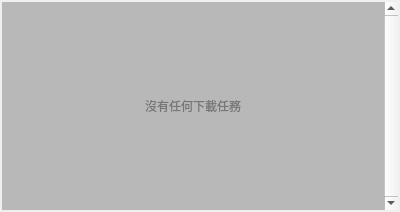
<?xml version="1.0" encoding="UTF-8"?>
<ui version="4.0">
 <class>DownloadManagerWidget</class>
 <widget class="QWidget" name="DownloadManagerWidget">
  <property name="geometry">
   <rect>
    <x>0</x>
    <y>0</y>
    <width>400</width>
    <height>212</height>
   </rect>
  </property>
  <property name="windowTitle">
   <string>Downloads</string>
  </property>
  <property name="styleSheet">
   <string notr="true">#DownloadManagerWidget {
    background: palette(button)
}</string>
  </property>
  <layout class="QVBoxLayout" name="m_topLevelLayout">
   <property name="sizeConstraint">
    <enum>QLayout::SetNoConstraint</enum>
   </property>
   <property name="leftMargin">
    <number>0</number>
   </property>
   <property name="topMargin">
    <number>0</number>
   </property>
   <property name="rightMargin">
    <number>0</number>
   </property>
   <property name="bottomMargin">
    <number>0</number>
   </property>
   <item>
    <widget class="QScrollArea" name="m_scrollArea">
     <property name="styleSheet">
      <string notr="true">#m_scrollArea {
  margin: 2px;
  border: none;
}</string>
     </property>
     <property name="verticalScrollBarPolicy">
      <enum>Qt::ScrollBarAlwaysOn</enum>
     </property>
     <property name="horizontalScrollBarPolicy">
      <enum>Qt::ScrollBarAlwaysOff</enum>
     </property>
     <property name="widgetResizable">
      <bool>true</bool>
     </property>
     <property name="alignment">
      <set>Qt::AlignLeading|Qt::AlignLeft|Qt::AlignTop</set>
     </property>
     <widget class="QWidget" name="m_items">
      <property name="geometry">
       <rect>
        <x>0</x>
        <y>0</y>
        <width>380</width>
        <height>208</height>
       </rect>
      </property>
      <property name="styleSheet">
       <string notr="true">#m_items {background: palette(mid)}</string>
      </property>
      <layout class="QVBoxLayout" name="m_itemsLayout">
       <property name="spacing">
        <number>2</number>
       </property>
       <property name="leftMargin">
        <number>3</number>
       </property>
       <property name="topMargin">
        <number>3</number>
       </property>
       <property name="rightMargin">
        <number>3</number>
       </property>
       <property name="bottomMargin">
        <number>3</number>
       </property>
       <item>
        <widget class="QLabel" name="m_zeroItemsLabel">
         <property name="sizePolicy">
          <sizepolicy hsizetype="Expanding" vsizetype="Expanding">
           <horstretch>0</horstretch>
           <verstretch>0</verstretch>
          </sizepolicy>
         </property>
         <property name="styleSheet">
          <string notr="true">color: palette(shadow)</string>
         </property>
         <property name="text">
          <string>沒有任何下載任務</string>
         </property>
         <property name="alignment">
          <set>Qt::AlignCenter</set>
         </property>
        </widget>
       </item>
      </layout>
     </widget>
    </widget>
   </item>
  </layout>
 </widget>
 <resources/>
 <connections/>
</ui>
